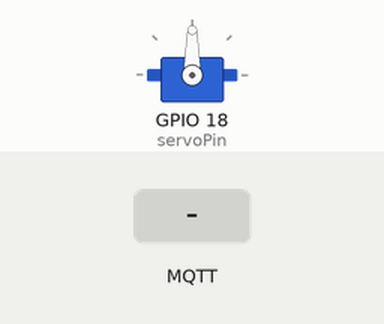
This sketch was run on a simulated ESP32. On the bench: servo. The test bench sets the inputs (shaded band). WiFi joins after 1.5 s; servers stay silent unless stated; no MQTT or app messages arrive unless stated; what the sketch prints to the serial monitor is not drawn.

Above: at 2.7 s.
2.8 s: MQTT message "90" arrives on the first subscribed topic
At 3.9 s:
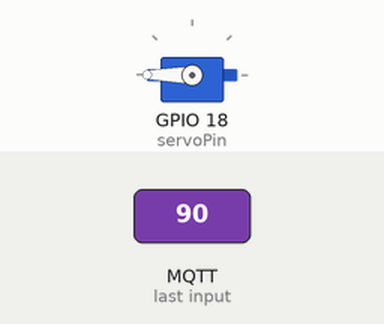
4.3 s: MQTT message "vehicle/pitch" arrives on the first subscribed topic
At 5.0 s:
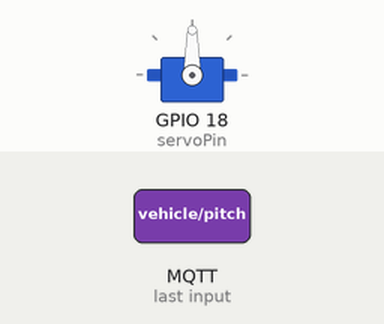
5.8 s: MQTT message "200" arrives on the first subscribed topic
At 6.1 s:
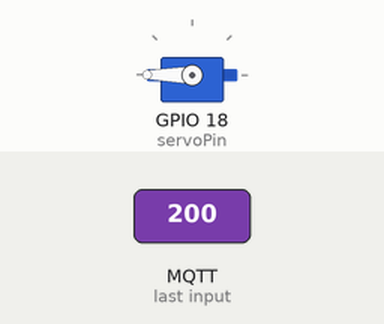
Timing chart, 0 to 8.8 s (numbered marks = the images above; inputs shaded):
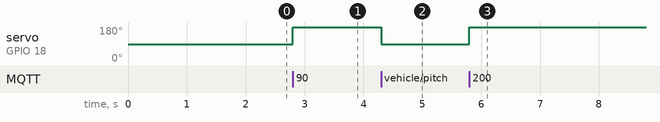

The sketch:

cycle_servo.ino
```cpp
#include <WiFi.h>
#include <PubSubClient.h>
#include <Wire.h>
#include <iostream>
#include <string>
#include <stdio.h>
using namespace std;


// Replace the next variables with your SSID/Password combination
const char* ssid = "TP-Link_9D3A";
const char* password = "19722955";

// Add your MQTT Broker IP address, example:
//const char* mqtt_server = "192.168.1.144";
const char* mqtt_server = "192.168.1.101";

WiFiClient espClient;
PubSubClient client(espClient);
long lastMsg = 0;
char msg[50];
int value = 0;

#include <ESP32Servo.h>
#include <analogWrite.h>

#include <ESP32Tone.h>
#include <ESP32PWM.h>


Servo myservo;

int pos = 0;
int servoPin = 18;

void setup() {

  // default settings
  // (you can also pass in a Wire library object like &Wire2)
  //status = bme.begin();

  setup_wifi();
  client.setServer(mqtt_server, 1883);
  client.setCallback(callback);

ESP32PWM::allocateTimer(0);
ESP32PWM::allocateTimer(1);
ESP32PWM::allocateTimer(2);
ESP32PWM::allocateTimer(3);
myservo.setPeriodHertz(50);
myservo.attach(servoPin, 500, 2300);


   // Setup Serial Monitor
   Serial.begin (115200);


}


void setup_wifi() {
  delay(10);
  // We start by connecting to a WiFi network
  Serial.println();
  Serial.print("Connecting to ");
  Serial.println(ssid);

  WiFi.begin(ssid, password);

  while (WiFi.status() != WL_CONNECTED) {
    delay(500);
    Serial.print(".");
  }

  Serial.println("");
  Serial.println("WiFi connected");
  Serial.println("IP address: ");
  Serial.println(WiFi.localIP());
}

void callback(char* topic, byte* payload, unsigned int length) {


  payload[length] = '\0';
  int messageTemp = atoi((char *)payload);
  Serial.println(messageTemp);

  // Feel free to add more if statements to control more GPIOs with MQTT

  // If a message is received on the topic esp32/output, you check if the message is either "on" or "off".
  // Changes the output state according to the message
  if (String(topic) == "vehicle/pitch") {

    myservo.write(messageTemp+90);
  }
}

void reconnect() {
  // Loop until we're reconnected
  while (!client.connected()) {
    Serial.print("Attempting MQTT connection...");
    // Attempt to connect
    if (client.connect("ESP32ClientServo","","")) {
      Serial.println("connected");
      // Subscribe
      client.subscribe("vehicle/pitch");
    } else {
      Serial.print("failed, rc=");
      Serial.print(client.state());
      Serial.println(" try again in 5 seconds");
      // Wait 5 seconds before retrying
      delay(5000);
    }
  }
}
void loop() {
  if (!client.connected()) {
    reconnect();
  }
  client.loop();


  }
```

Measured:
- after the input at 2.8 s, servo on GPIO 18 (servoPin): 90° → 180° at once
- after the input at 4.3 s, servo on GPIO 18 (servoPin): 180° → 90° at once
- after the input at 5.8 s, servo on GPIO 18 (servoPin): 90° → 180° at once
